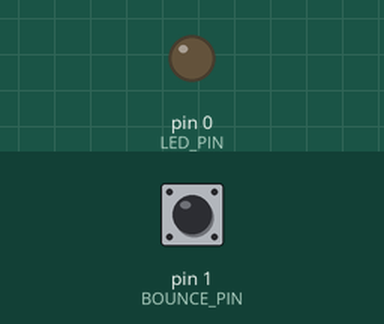
Bench run of a sketch on a simulated Arduino Uno, built with avr-gcc and run on an emulated ATmega328P. Shown: output pins drawn as LEDs (lit = HIGH). Inputs (shaded band) come from the test bench; at power-on: pin 1 (BOUNCE_PIN) HIGH.

Above: at 1.2 s.
1.3 s: pin 1 (BOUNCE_PIN) pulled LOW for 0.15 s
At 1.9 s:
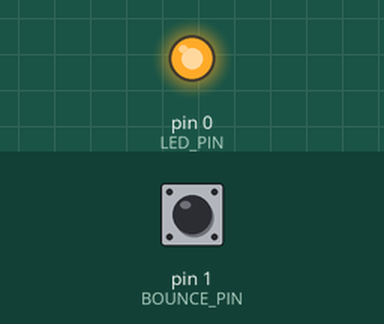
2.9 s: pin 1 (BOUNCE_PIN) pulled LOW for 1 s
At 4.3 s:
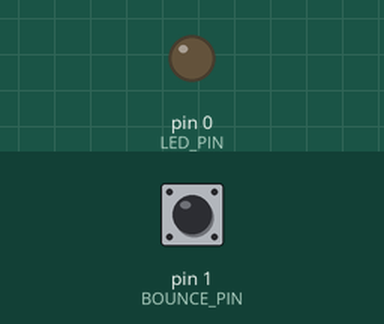
5.4 s: pin 1 (BOUNCE_PIN) pulled LOW for 3.2 s
At 6.2 s:
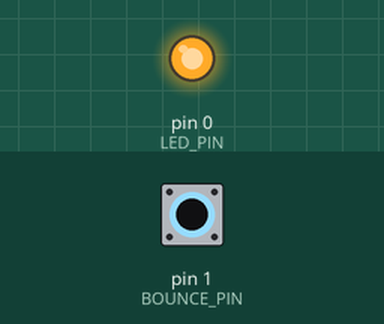
Timing chart, 0 to 8.4 s (numbered marks = the images above; inputs shaded):
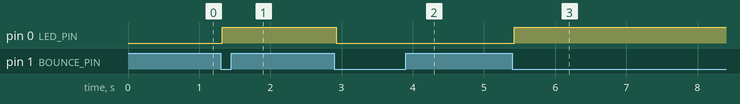

Measured:
- after the input at 1.3 s, pin 0 (LED_PIN): LOW → HIGH at once
- after the input at 2.9 s, pin 0 (LED_PIN): HIGH → LOW at once
- after the input at 5.4 s, pin 0 (LED_PIN): LOW → HIGH at once

The sketch:

Button.ino
```cpp
#include <Bounce2.h>

#define LED_PIN 0
#define BOUNCE_PIN 1

Bounce bounce = Bounce();

int ledState = LOW;

void setup() {
  bounce.attach( BOUNCE_PIN ,  INPUT_PULLUP );
  bounce.interval(25);

  pinMode(LED_PIN, OUTPUT);
  digitalWrite(LED_PIN, ledState);
}

void loop() {
  bounce.update();

  if ( bounce.changed() ) {
    int deboucedInput = bounce.read();

    if ( deboucedInput == LOW ) {
      ledState = !ledState;
      digitalWrite(LED_PIN,ledState);
    }
  }
}
```
